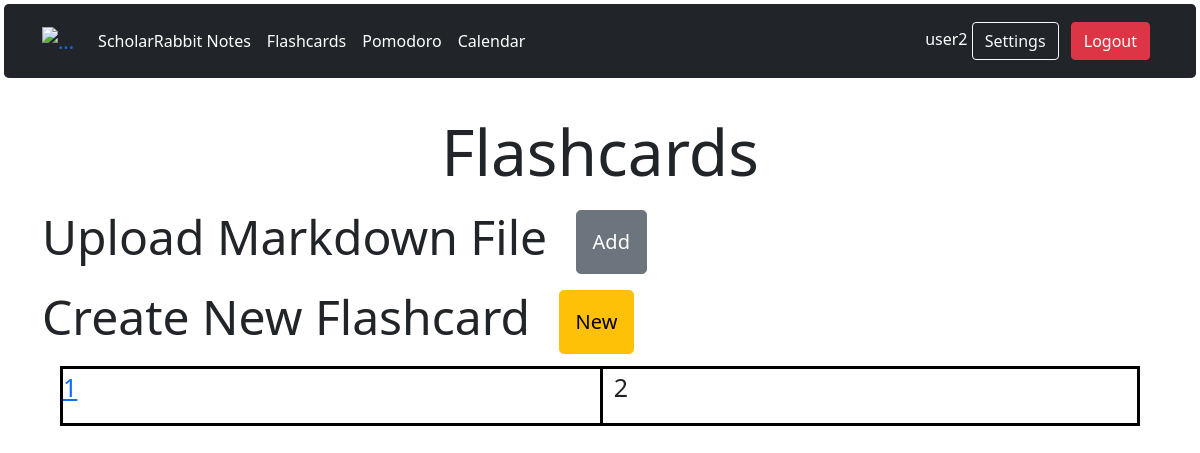
Screenshot of /flashcards (signed in) with the database file from the repository.
### projectdir/models.py (models this page shows, shortened)
class User(database.Model, UserMixin):
    id = database.Column(database.Integer, primary_key=True)
    username = database.Column(database.String(20), unique=True, nullable=False)
    email = database.Column(database.String(120), unique=True, nullable=False)
    image_file = database.Column(database.String(20), nullable=False, default='default.jpg')
    password = database.Column(database.String(60), nullable=False)
    data_created = database.Column(database.DateTime, default=datetime.utcnow())
    notes = database.relationship('Note', backref='author', lazy=True)
    flashcards = database.relationship('Flashcard', backref='author', lazy=True)
    events = database.relationship('Events', backref='author', lazy=True)

class Flashcard(database.Model):
    id = database.Column(database.Integer, primary_key=True)
    date = database.Column(database.DateTime, nullable=False, default=datetime.utcnow)
    front = database.Column(database.String, nullable=False)
    back = database.Column(database.String, nullable=False)
    user_id = database.Column(database.Integer, database.ForeignKey('user.id'), nullable=False)

### projectdir/routes.py (the view)
@app.route('/flashcards')
@login_required
def flashcards():
    user = User.query.filter_by(username=current_user.username).first()
    flashcards = Flashcard.query.filter_by(user_id=user.id).all()
    return render_template('flashcardz/flashcards.html', flashcards=flashcards, title='Flashcards')

### projectdir/models.py (called while the page is built)
@login_manager.user_loader
def load_user(user_id):
    return User.query.get(user_id)

### projectdir/templates/flashcardz/flashcards.html (shortened to what this page needs)
{% extends "layouts.html" %}
{% block content %}
<div class="jumbotron jumbotron-fluid">
    <h1 align="center" class="display-3 mb-3"> Flashcards </h1>
    <div class="container">
        <h1 class="display-5 mt-lg-3"> Upload Markdown File
            <a class='btn btn-secondary btn-lg mt-1 mb-1 m-3 p-3' href="{{ url_for('add_flashcard') }}"> Add </a></h1>
        <h1 class="display-5"> Create New Flashcard
            <a class="btn btn-warning btn-lg mt-1 mb-1 m-3 p-3" href="{{ url_for('create_flashcard') }}"> New </a></h1>
    </div>
</div>
{% for flashcard in flashcards %}
    <div class='wrapper'
         style='border: solid black 3px; width: 90%; position: relative; left: 5%; font-size: 25px; display: flex;'>
        <div style='float: left; width: 50%; height: 100%;'>
            <a href="{{ url_for('show_flashcard', flashcard_id=flashcard.id) }}">{{ flashcard.front }}</a>
        </div>
        <div style="float: right; width: 50%; height: 100%; border-left: solid black 3px; padding-left: 1%;">
            <p>{{ flashcard.back }}</p>
        </div>
    </div>
{% endfor %}
{% endblock content %}

### projectdir/templates/layouts.html (shortened to what this page needs)
<!DOCTYPE html>
<html lang="en">
<head>
    <link href="https://cdn.jsdelivr.net/npm/bootstrap@5.1.1/dist/css/bootstrap.min.css" rel="stylesheet"
>
    <link rel="stylesheet" href="{{ url_for('static',filename='css/main.css') }}">
    <link rel="stylesheet" href="{{ url_for('static',filename='js/main.js') }}">
</head>
<body>
<header class="m-1 p-3 bg-dark text-white rounded-3">
    <div class="container">
        <div class="d-flex flex-wrap align-items-center justify-content-center justify-content-lg-start">
            <a class="navbar-brand">
                <img src="https://placeholder.pics/svg/150x50/888888/EEE/Logo" alt="..." height="36">
            </a>
            {% if current_user.is_authenticated %}
                <ul class="nav col-12 col-lg-auto me-lg-auto mb-2 justify-content-center mb-md-0">
                    <li><a href="{{ url_for('notes') }}" class="nav-link px-2 text-white">ScholarRabbit Notes</a></li>
                    <li><a href="{{ url_for('flashcards') }}" class="nav-link px-2 text-white">Flashcards</a></li>
                    <li><a href="{{ url_for('time') }}" class="nav-link px-2 text-white">Pomodoro</a></li>
                    <li><a href="{{ url_for('calendar') }}" class="nav-link px-2 text-white">Calendar</a></li>
                </ul>
            {% else %}
                <ul class="nav col-12 col-lg-auto me-lg-auto mb-2 justify-content-center mb-md-0">
                    <li><a href="{{ url_for('homepage') }}" class="nav-link px-2 text-white">ScholarRabbit</a></li>
                </ul>
            {% endif %}
            <div class="text-end">
                {% if current_user.is_authenticated %}
                    <a>{{ current_user.username }}</a>
                    <a href="{{ url_for('account') }}" style="text-decoration: none">
                        <button type="button" class="btn btn-outline-light me-2">Settings</button>
                    </a>
                    <a href="{{ url_for('logout') }}" style="text-decoration: none">
                        <button type="button" class="btn btn-danger me-2 ">Logout</button>
                    </a>
                {% endif %}
            </div>
        </div>
    </div>
</header>
<div class="container w-50 p-3">
</div>
{% block content %}
{% endblock content %}
</body>
</html>

### projectdir/static/css/main.css (style rules this page uses)
html, body { margin: 0; padding: 0; height: 100%; }
:root { --pomodoro: hsl(223, 25%, 40%); --shortBreak: hsl(48, 23%, 40%); --longBreak: hsl(105, 16%, 40%); }

### rows the page displays
User: username "user2"
Flashcard: front "1", back "2"
